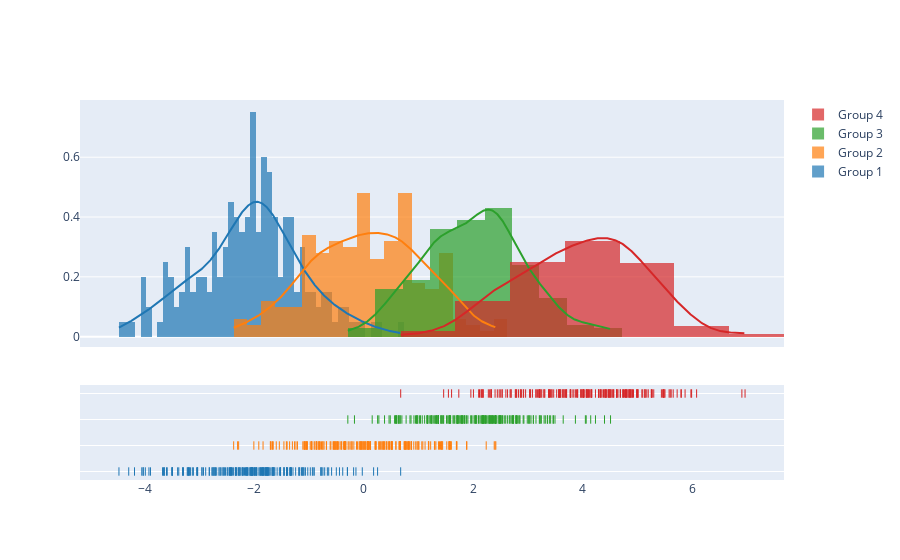

Source (notebook cell):
### Markdown cell above
## Use Multiple Bin Sizes

### Code cell
# Create distplot with custom bin_size
fig = ff.create_distplot(
    hist_data, group_labels, bin_size=[0.1, 0.25, 0.5, 1]
)  # 每组数据使用不同而bin_size
fig.show()

### Figure 1 — Plotly figure (JSON) as saved in the notebook; plotly's stock layout.template omitted (floating-point values rounded to 4 significant figures; data arrays with more than 128 entries replaced by an {"elided": "..."} marker saying what was removed)
{"data": [{"autobinx": false, "histnorm": "probability density", "legendgroup": "Group 1", "marker": {"color": "rgb(31, 119, 180)"}, "name": "Group 1", "opacity": 0.7, "type": "histogram", "x": {"elided": "200 float values"}, "xaxis": "x", "xbins": {"end": 0.6719, "size": 0.1, "start": -4.475}, "yaxis": "y"}, {"autobinx": false, "histnorm": "probability density", "legendgroup": "Group 2", "marker": {"color": "rgb(255, 127, 14)"}, "name": "Group 2", "opacity": 0.7, "type": "histogram", "x": {"elided": "200 float values"}, "xaxis": "x", "xbins": {"end": 2.411, "size": 0.25, "start": -2.379}, "yaxis": "y"}, {"autobinx": false, "histnorm": "probability density", "legendgroup": "Group 3", "marker": {"color": "rgb(44, 160, 44)"}, "name": "Group 3", "opacity": 0.7, "type": "histogram", "x": {"elided": "200 float values"}, "xaxis": "x", "xbins": {"end": 4.506, "size": 0.5, "start": -0.2931}, "yaxis": "y"}, {"autobinx": false, "histnorm": "probability density", "legendgroup": "Group 4", "marker": {"color": "rgb(214, 39, 40)"}, "name": "Group 4", "opacity": 0.7, "type": "histogram", "x": {"elided": "200 float values"}, "xaxis": "x", "xbins": {"end": 6.964, "size": 1, "start": 0.6725}, "yaxis": "y"}, {"legendgroup": "Group 1", "marker": {"color": "rgb(31, 119, 180)"}, "mode": "lines", "name": "Group 1", "showlegend": false, "type": "scatter", "x": {"elided": "500 float values"}, "xaxis": "x", "y": {"elided": "500 float values"}, "yaxis": "y"}, {"legendgroup": "Group 2", "marker": {"color": "rgb(255, 127, 14)"}, "mode": "lines", "name": "Group 2", "showlegend": false, "type": "scatter", "x": {"elided": "500 float values"}, "xaxis": "x", "y": {"elided": "500 float values"}, "yaxis": "y"}, {"legendgroup": "Group 3", "marker": {"color": "rgb(44, 160, 44)"}, "mode": "lines", "name": "Group 3", "showlegend": false, "type": "scatter", "x": {"elided": "500 float values"}, "xaxis": "x", "y": {"elided": "500 float values"}, "yaxis": "y"}, {"legendgroup": "Group 4", "marker": {"color": "rgb(214, 39, 40)"}, "mode": "lines", "name": "Group 4", "showlegend": false, "type": "scatter", "x": {"elided": "500 float values"}, "xaxis": "x", "y": {"elided": "500 float values"}, "yaxis": "y"}, {"legendgroup": "Group 1", "marker": {"color": "rgb(31, 119, 180)", "symbol": "line-ns-open"}, "mode": "markers", "name": "Group 1", "showlegend": false, "type": "scatter", "x": {"elided": "200 float values"}, "xaxis": "x", "y": {"elided": "200 str values"}, "yaxis": "y2"}, {"legendgroup": "Group 2", "marker": {"color": "rgb(255, 127, 14)", "symbol": "line-ns-open"}, "mode": "markers", "name": "Group 2", "showlegend": false, "type": "scatter", "x": {"elided": "200 float values"}, "xaxis": "x", "y": {"elided": "200 str values"}, "yaxis": "y2"}, {"legendgroup": "Group 3", "marker": {"color": "rgb(44, 160, 44)", "symbol": "line-ns-open"}, "mode": "markers", "name": "Group 3", "showlegend": false, "type": "scatter", "x": {"elided": "200 float values"}, "xaxis": "x", "y": {"elided": "200 str values"}, "yaxis": "y2"}, {"legendgroup": "Group 4", "marker": {"color": "rgb(214, 39, 40)", "symbol": "line-ns-open"}, "mode": "markers", "name": "Group 4", "showlegend": false, "type": "scatter", "x": {"elided": "200 float values"}, "xaxis": "x", "y": {"elided": "200 str values"}, "yaxis": "y2"}], "layout": {"barmode": "overlay", "hovermode": "closest", "legend": {"traceorder": "reversed"}, "xaxis": {"anchor": "y2", "domain": [0, 1], "zeroline": false}, "yaxis": {"anchor": "free", "domain": [0.35, 1], "position": 0}, "yaxis2": {"anchor": "x", "domain": [0, 0.25], "dtick": 1, "showticklabels": false}}}
